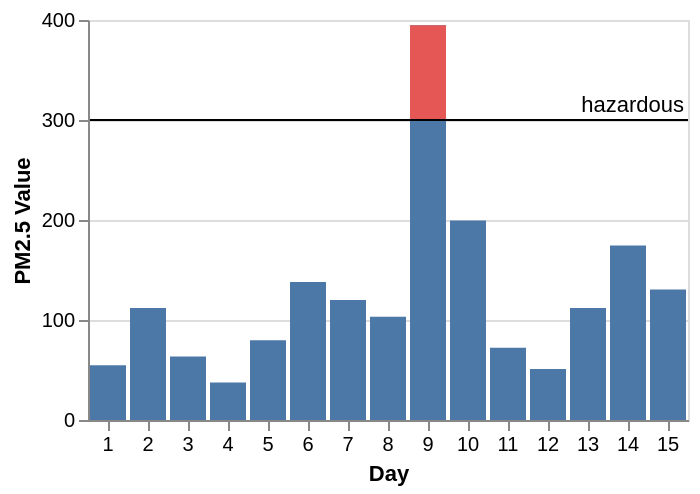

Write the Vega-Lite specification saved for this chart.
### Vega specification from a JSON file in a GitHub repository (floating-point values rounded to 4 significant figures)
{"$schema": "https://vega.github.io/schema/vega/v5.json", "description": "The PM2.5 value of Beijing observed 15 days, highlighting the days when PM2.5 level is hazardous to human health. Data source https://chartaccent.github.io/chartaccent.html", "autosize": "pad", "padding": 5, "height": 200, "style": "cell", "data": [{"name": "source_0", "values": [{"Day": 1, "Value": 54.8}, {"Day": 2, "Value": 112.1}, {"Day": 3, "Value": 63.6}, {"Day": 4, "Value": 37.6}, {"Day": 5, "Value": 79.7}, {"Day": 6, "Value": 137.9}, {"Day": 7, "Value": 120.1}, {"Day": 8, "Value": 103.3}, {"Day": 9, "Value": 394.8}, {"Day": 10, "Value": 199.5}, {"Day": 11, "Value": 72.3}, {"Day": 12, "Value": 51.1}, {"Day": 13, "Value": 112}, {"Day": 14, "Value": 174.5}, {"Day": 15, "Value": 130.5}]}, {"name": "source_1", "values": [{"ThresholdValue": 300, "Threshold": "hazardous"}]}, {"name": "data_1", "source": "source_0", "transform": [{"type": "filter", "expr": "datum.Value >= 300"}, {"type": "formula", "expr": "300", "as": "baseline"}]}], "signals": [{"name": "x_step", "value": 20}, {"name": "width", "update": "bandspace(domain('x').length, 0.1, 0.05) * x_step"}], "marks": [{"name": "layer_0_layer_0_marks", "type": "rect", "style": ["bar"], "from": {"data": "source_0"}, "encode": {"update": {"fill": [{"test": "datum[\"Value\"] === null || isNaN(datum[\"Value\"])", "value": null}, {"value": "#4c78a8"}], "tooltip": {"signal": "{\"Day\": datum[\"Day\"], \"Value\": format(datum[\"Value\"], \"\")}"}, "x": {"scale": "x", "field": "Day"}, "width": {"scale": "x", "band": true}, "y": {"scale": "y", "field": "Value"}, "y2": {"scale": "y", "value": 0}}}}, {"name": "layer_0_layer_1_marks", "type": "rect", "style": ["bar"], "from": {"data": "data_1"}, "encode": {"update": {"fill": [{"test": "datum[\"baseline\"] === null || isNaN(datum[\"baseline\"])", "value": null}, {"value": "#e45755"}], "tooltip": {"signal": "{\"Day\": datum[\"Day\"], \"baseline\": format(datum[\"baseline\"], \"\"), \"Value\": format(datum[\"Value\"], \"\")}"}, "x": {"scale": "x", "field": "Day"}, "width": {"scale": "x", "band": true}, "y": {"scale": "y", "field": "baseline"}, "y2": {"scale": "y", "field": "Value"}}}}, {"name": "layer_1_layer_0_marks", "type": "rule", "style": ["rule"], "from": {"data": "source_1"}, "encode": {"update": {"stroke": [{"test": "datum[\"ThresholdValue\"] === null || isNaN(datum[\"ThresholdValue\"])", "value": null}, {"value": "black"}], "tooltip": {"signal": "{\"ThresholdValue\": format(datum[\"ThresholdValue\"], \"\")}"}, "x": {"value": 0}, "y": {"scale": "y", "field": "ThresholdValue"}, "x2": {"field": {"group": "width"}}}}}, {"name": "layer_1_layer_1_marks", "type": "text", "style": ["text"], "from": {"data": "source_1"}, "encode": {"update": {"align": {"value": "right"}, "dx": {"value": -2}, "dy": {"value": -4}, "fill": [{"test": "datum[\"ThresholdValue\"] === null || isNaN(datum[\"ThresholdValue\"])", "value": null}, {"value": "black"}], "tooltip": {"signal": "{\"PM2.5 Value\": format(datum[\"ThresholdValue\"], \"\"), \"Threshold\": datum[\"Threshold\"]}"}, "x": {"field": {"group": "width"}}, "y": {"scale": "y", "field": "ThresholdValue"}, "text": {"signal": "datum[\"Threshold\"]"}}}}], "scales": [{"name": "x", "type": "band", "domain": {"fields": [{"data": "source_0", "field": "Day"}, {"data": "data_1", "field": "Day"}], "sort": true}, "range": {"step": {"signal": "x_step"}}, "paddingInner": 0.1, "paddingOuter": 0.05}, {"name": "y", "type": "linear", "domain": {"fields": [{"data": "source_0", "field": "Value"}, {"data": "data_1", "field": "baseline"}, {"data": "data_1", "field": "Value"}, {"data": "source_1", "field": "ThresholdValue"}]}, "range": [{"signal": "height"}, 0], "nice": true, "zero": true}], "axes": [{"scale": "x", "orient": "bottom", "grid": false, "title": "Day", "labelAngle": 0, "labelAlign": "center", "labelBaseline": "top", "labelOverlap": true, "zindex": 1}, {"scale": "y", "orient": "left", "grid": false, "title": "PM2.5 Value", "labelOverlap": true, "tickCount": {"signal": "ceil(height/40)"}, "zindex": 1}, {"scale": "y", "orient": "left", "gridScale": "x", "grid": true, "tickCount": {"signal": "ceil(height/40)"}, "domain": false, "labels": false, "maxExtent": 0, "minExtent": 0, "ticks": false, "zindex": 0}]}
